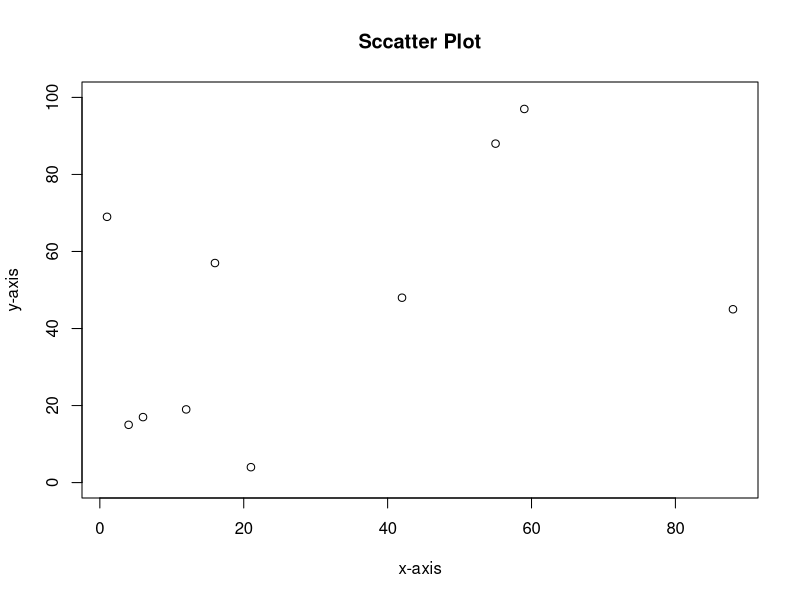

R code for this plot:
# Ass1Q2


library(readr)
data <- read_csv("RandonCSV.csv")
dim(data)
head(data)
plot(x = data$x,
     y = data$y,
     main="Sccatter Plot",
     xlab="x-axis",
     ylab="y-axis",
     ylim = c(0,100)
       )

